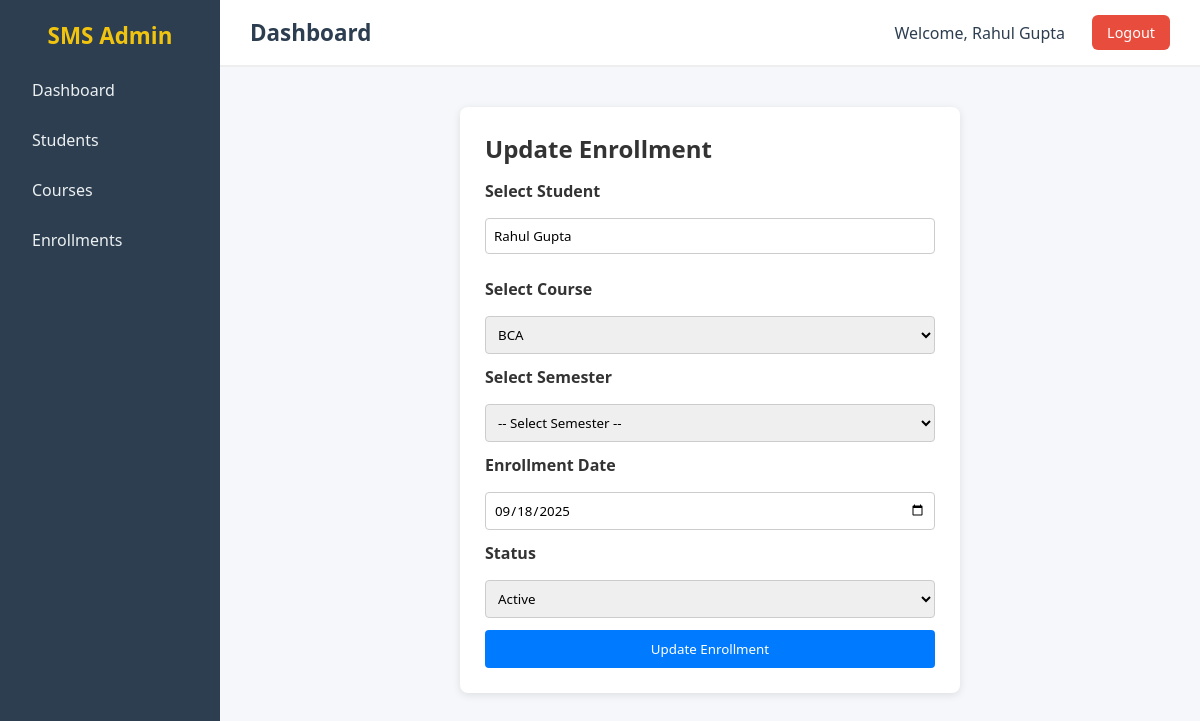
The app's page /enrollments/1/edit (signed in), older data.
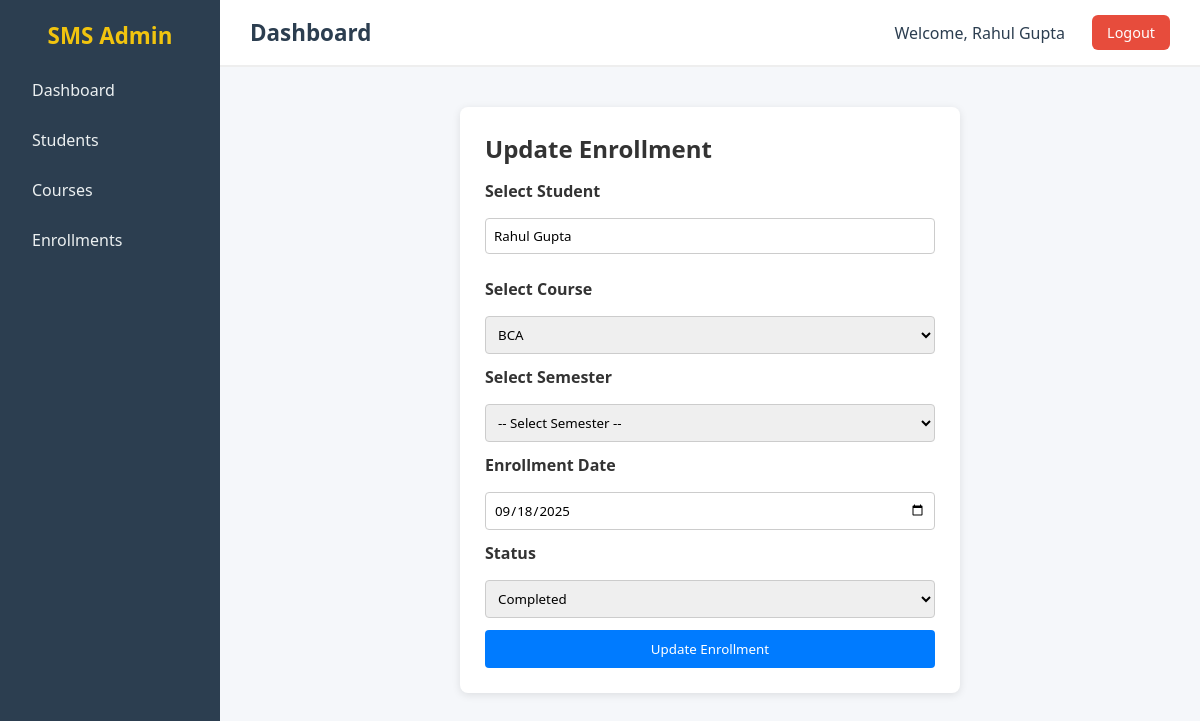
The same page, newer data.
### app/models/sms_models.py (models this page shows)
class Enrollment(db.Model):
    __tablename__ = "enrollments"
    f_date = datetime.date.today()
    id = db.Column(db.Integer, primary_key=True)
    student_id = db.Column(db.Integer, db.ForeignKey("students.id"), nullable=False)
    course_id = db.Column(db.Integer, db.ForeignKey("courses.id"), nullable=False)
    semester_id = db.Column(db.Integer, db.ForeignKey("semesters.id"), nullable=False)
    enroll_date = db.Column(db.Date, default=f_date, nullable=False)
    status = db.Column(db.String(20), default="active", nullable=False)
    course = db.relationship("Course", backref="enrollments")
    semester = db.relationship("Semester", backref="enrollments")

class Course(db.Model):
    __tablename__ = "courses"
    id = db.Column(db.Integer, primary_key=True)
    name = db.Column(db.String(100), nullable=False, unique=True)
    duration = db.Column(db.String(20), nullable=False)
    semesters = db.relationship("Semester", backref="course", lazy=True)

### app/routes/enrollments.py (the view)
@enrollment_bp.route("/enrollments/<int:enroll_id>/edit",methods = ["POST","GET"])
def edit_enroll(enroll_id):
    got_enroll = Enrollment.query.get_or_404(enroll_id)
    if request.method == "POST":
        got_enroll.student_id = request.form.get("student_id")
        got_enroll.course_id = request.form.get("course_id")
        got_enroll.semester_id = request.form.get("semester_id")
        got_enroll.status = request.form.get("status")
        try:
            db.session.commit()
            flash("student is updated succesfully","success")
            return redirect(url_for("enrollment.enroll_home"))
        except Exception as e:
            db.session.rollback()
            flash("error in updated ","error")
            return redirect(url_for("enrollment.enroll_home"))
    else :
        got_courses = Course.query.all()
        return render_template("enrollment/edit_enroll.html",enroll = got_enroll,courses =got_courses)

### app/routes/base.py (called while the page is built)
@base_bp.app_context_processor
def inject_user():
    user_id = session.get('user_id')
    if user_id:
        return {"login_user": User.query.get(user_id)}
    return {"login_user": None}

### run.py (called while the page is built)
@app.before_request
def require_login():
    if request.endpoint in ["auth.login", "auth.signup", "static"]:
        return
    if "user_id" not in session:
        return redirect(url_for("auth.login"))

### app/templates/enrollment/edit_enroll.html (shortened to what this page needs)
{% extends "base.html" %}
{% block css %}
<link rel="stylesheet" href="{{ url_for('static', filename='css/add_enrollment.css') }}">
{% endblock %}
{% block content %}
<div class="form-container">
    <h2>Update Enrollment</h2>
    <form method="POST" action="/enrollments/{{ enroll.id }}/edit">
        <label for="student">Select Student</label>
        <input type="text" id="student-search" value="{{enroll.student.name}}" placeholder="Type student name..."
            autocomplete="off">
        <label for="course">Select Course</label>
        <select name="course_id" id="courseSelect" required>
            {% for course in courses %}
            <option value="{{ course.id }}" {% if course.id==enroll.course_id %}selected{% endif %}>{{ course.name }}
            </option>
            {% endfor %}
        </select>
        <label for="course">Select Semester</label>
        <select name="semester_id" id="semesterSelect" required>
            <option value="">All Semesters</option>
        </select>
        <label for="enroll_date">Enrollment Date</label>
        <input type="date" name="enroll_date" value="{{ enroll.enroll_date }}" required>
        <label for="status">Status</label>
        <select name="status">
            <option value="active" {% if enroll.status=="active" %}selected{% endif %}>Active</option>
            <option value="completed" {% if enroll.status=="completed" %}selected{% endif %}>Completed</option>
        </select>
        <button type="submit" class="btn">Update Enrollment</button>
    </form>
</div>
{% endblock %}

Row changes from the older to the newer data that the page shows:
changed Enrollment "BCA": status "Active" → "Completed"
